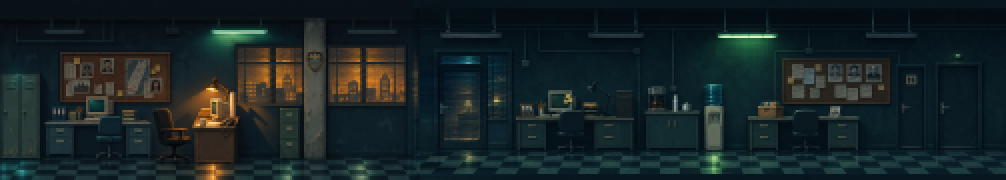
#> input picture assets/backgrounds/s01/walk_hall.png, 2012 x 360 px (shown at 1/2 size)
$ python make_window_parallax.py
#> lines starting #> are read from the running program, lines starting #| are printed output that depends on the picture; after the words box and inside, x2 and y2 are one past the last pixel; in counts of white or black regions, pixels touching at a corner belong together
#!/usr/bin/env python3
from pathlib import Path

import numpy as np
from PIL import Image

ROOT = Path(__file__).resolve().parent.parent
BG = ROOT / "assets/backgrounds/s01/walk_hall.png"
OUT = ROOT / "assets/backgrounds/s01"
WINDOWS = [(476, 604), (656, 808)]
Y0, Y1 = 96, 204
MARGIN = 48
GRID = 4


def main() -> None:
    im = np.array(Image.open(BG).convert("RGB")).astype(int)
    h, w, _ = im.shape
#> h = 360; w = 2012
    lum = im.mean(2)
    mask = np.zeros((h, w), bool)
    x_lo, x_hi = WINDOWS[0][0], WINDOWS[-1][1]
    strip = im[Y0:Y1, x_lo:x_hi].copy()
    good_col = np.zeros(x_hi - x_lo, bool)
    good_row = np.ones(Y1 - Y0, bool)
    for x0, x1 in WINDOWS:
        sub = lum[Y0:Y1, x0:x1]
        frame_cols = sub.mean(0) < 57.0
        frame_rows = sub.mean(1) < 46.0
        glass = np.ones_like(sub)
        glass[:, frame_cols] = False
        glass[frame_rows, :] = False
        mask[Y0:Y1, x0:x1] = glass
        good_col[x0 - x_lo:x1 - x_lo] = ~frame_cols
        good_row &= ~frame_rows
#> this loop made 2 passes
#> pass 1, in main, `sub = lum[Y0:Y1, x0:x1]`:
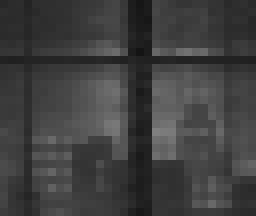
#> sub: shape (108, 128) float64 (shown 2 times larger); min 20.33, max 127, mean 63.5
#> after the loop:
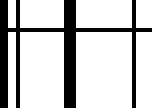
#> glass: shape (108, 152) float64; values 0 (black) and 1 (white), 78.6% white; 1 black region, box (x1, y1, x2, y2) and area: (0, 0, 152, 108) 3520
#> after the loop:
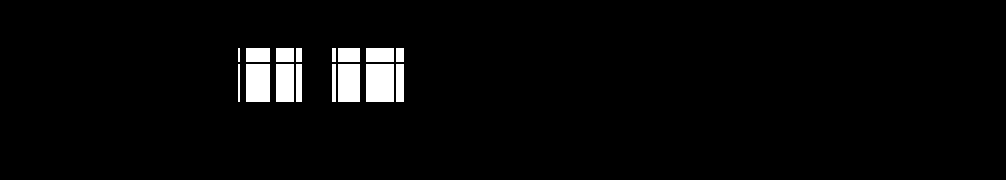
#> mask: shape (360, 2012) bool (shown at 1/2 size); 3.2% white; 16 white regions, largest, box (x1, y1, x2, y2) and area: (732, 128, 788, 204) 4256, (492, 128, 540, 204) 3648, (676, 128, 720, 204) 3344
    gap0, gap1 = WINDOWS[0][1] - x_lo, WINDOWS[1][0] - x_lo
    strip[:, gap0:gap1] = strip[:, 0:gap1 - gap0]
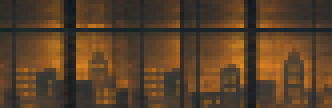
#> strip: shape (108, 332, 3) int64; mean R, G, B 88.6, 64.6, 40.8
    good_col[gap0:gap1] = good_col[0:gap1 - gap0]
    for x in range(strip.shape[1]):
        if not good_col[x]:
            src = x - 1
            while src > 0 and not good_col[src]:
                src -= 1
            strip[:, x] = strip[:, max(src, 0)]
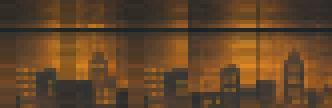
#> strip: shape (108, 332, 3) int64; mean R, G, B 97.8, 69.3, 40.9
    for y in range(strip.shape[0]):
        if not good_row[y]:
            src = y - 1
            while src > 0 and not good_row[src]:
                src -= 1
            if src < 0 or not good_row[max(src, 0)]:
                src = y + 1
                while src < strip.shape[0] - 1 and not good_row[src]:
                    src += 1
            strip[y] = strip[src]
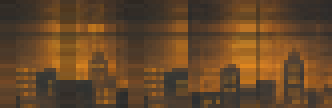
#> strip: shape (108, 332, 3) int64; 3.7% of pixels changed, all inside (x1, y1, x2, y2) = (0, 28, 332, 32)
    left = strip[:, :MARGIN][:, ::-1]
    right = strip[:, -MARGIN:][:, ::-1]
    full = np.concatenate([left, strip, right], axis=1)
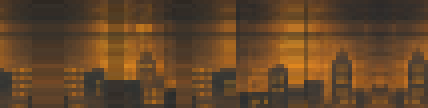
#> full: shape (108, 428, 3) int64; mean R, G, B 98.7, 69.5, 41.1
    full = full.reshape(full.shape[0] // GRID, GRID, full.shape[1] // GRID, GRID, 3)[:, 0, :, 0, :]
#> full: shape (27, 107, 3) int64
    full = np.repeat(np.repeat(full, GRID, 0), GRID, 1)
    Image.fromarray(full.clip(0, 255).astype("uint8")).save(OUT / "walk_windows_city.png")
    Image.fromarray((mask * 255).astype("uint8")).save(OUT / "walk_windows_mask.png")
    print("city", full.shape[1], "x", full.shape[0], "origin", (x_lo - MARGIN, Y0))
#| city 428 x 108 origin (428, 96)


if __name__ == "__main__":
    main()
